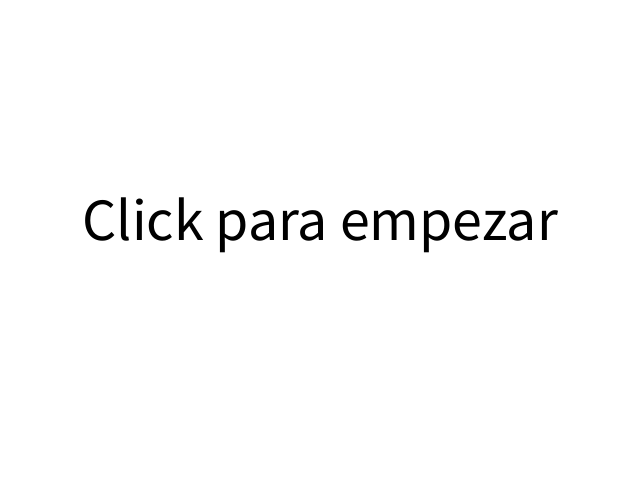
Frame 1 (no input)
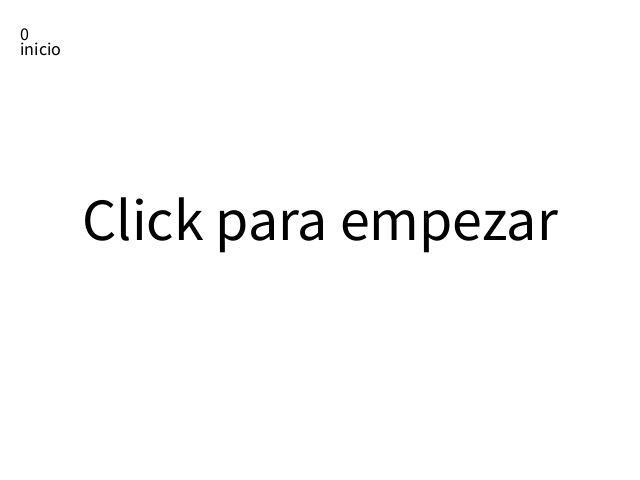
Frame 60 (the mouse pressed at the canvas centre just before this capture)
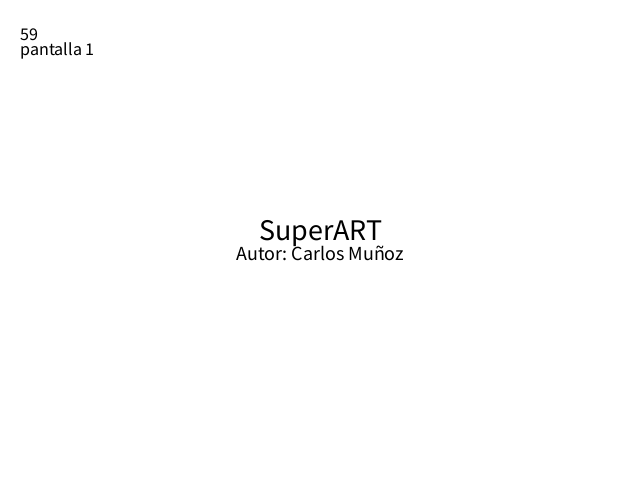
Frame 120 (the mouse held since frame 60 and released just before this capture)

The Processing sketch that drew these frames (run headless with seeded random() and noise(); from frame 60 on, the mouse is pressed at the canvas centre):

// Processing sketch: sketch_230425a_logica_estados_automatico
// ── sketch_230425a_logica_estados_automatico.pde
//declaracion con asignacion:
String estado = "inicio";
//
int cuentaFotograma = 0;


void setup() {
  size(640, 480);
  //60 fps por defecto
  frameRate(30); //lo establecemos en 30
}

void draw() {
  //println( frameRate ); //muestra los fps reales

  background(255);
  textSize(18);
  textAlign(LEFT);
  text( cuentaFotograma, 20, 40);
  text( estado, 20, 55);

  if ( estado.equals("inicio") ) {
    //pantalla de inicio:
    fill(0);
    textAlign(CENTER);
    textSize(60);
    text("Click para empezar", width/2, height/2 );
  } else if ( estado.equals("pantalla 1")  ) {
    //pantalla 1:
    fill(0);
    textAlign(CENTER);
    textSize(30);
    text("SuperART", width/2, height/2 );
    textSize(20);
    text("Autor: Carlos Muñoz", width/2, height/2+20 );

    //incremento del contador:
    cuentaFotograma++;
    //cuentaFotograma = cuentaFotograma+1;
    if ( cuentaFotograma>= 150 ) {
      estado = "pantalla 2";
      cuentaFotograma = 0;
    }
  } else if ( estado.equals("pantalla 2") ) {

    //pantalla 2:
    fill(0);
    textAlign(CENTER);
    textSize(30);
    text("SuperART", width/2, height/2 );
    textSize(20);
    text("Año: 1978", width/2, height/2+20 );

    //incremento del contador:
    cuentaFotograma++;
    //cuentaFotograma = cuentaFotograma+1;
    if ( cuentaFotograma>= 150 ) {
      estado = "pantalla 3";
      cuentaFotograma = 0;
    }
  } else if ( estado.equals("pantalla 3") ) {

    //pantalla 3:
    fill(0);
    textAlign(CENTER);
    textSize(30);
    text("SuperART", width/2, height/2 );
    textSize(20);
    text("Premios: Mingo de Oro (1979)", width/2, height/2+20 );

    //incremento del contador:
    cuentaFotograma++;
    if ( cuentaFotograma>= 150 ) {
      estado = "inicio";
    }
  }
}

void mousePressed() {
  if ( estado.equals("inicio") ) {
    estado = "pantalla 1";
    cuentaFotograma = 0;
  } else if ( estado.equals("pantalla 1") ) {
    estado = "pantalla 2";
    cuentaFotograma = 0;
  } else if ( estado.equals("pantalla 2") ) {
    estado = "pantalla 3";
    cuentaFotograma = 0;
  } else if ( estado.equals("pantalla 3") ) {
    estado = "inicio";
    cuentaFotograma = 0;
  }
}
